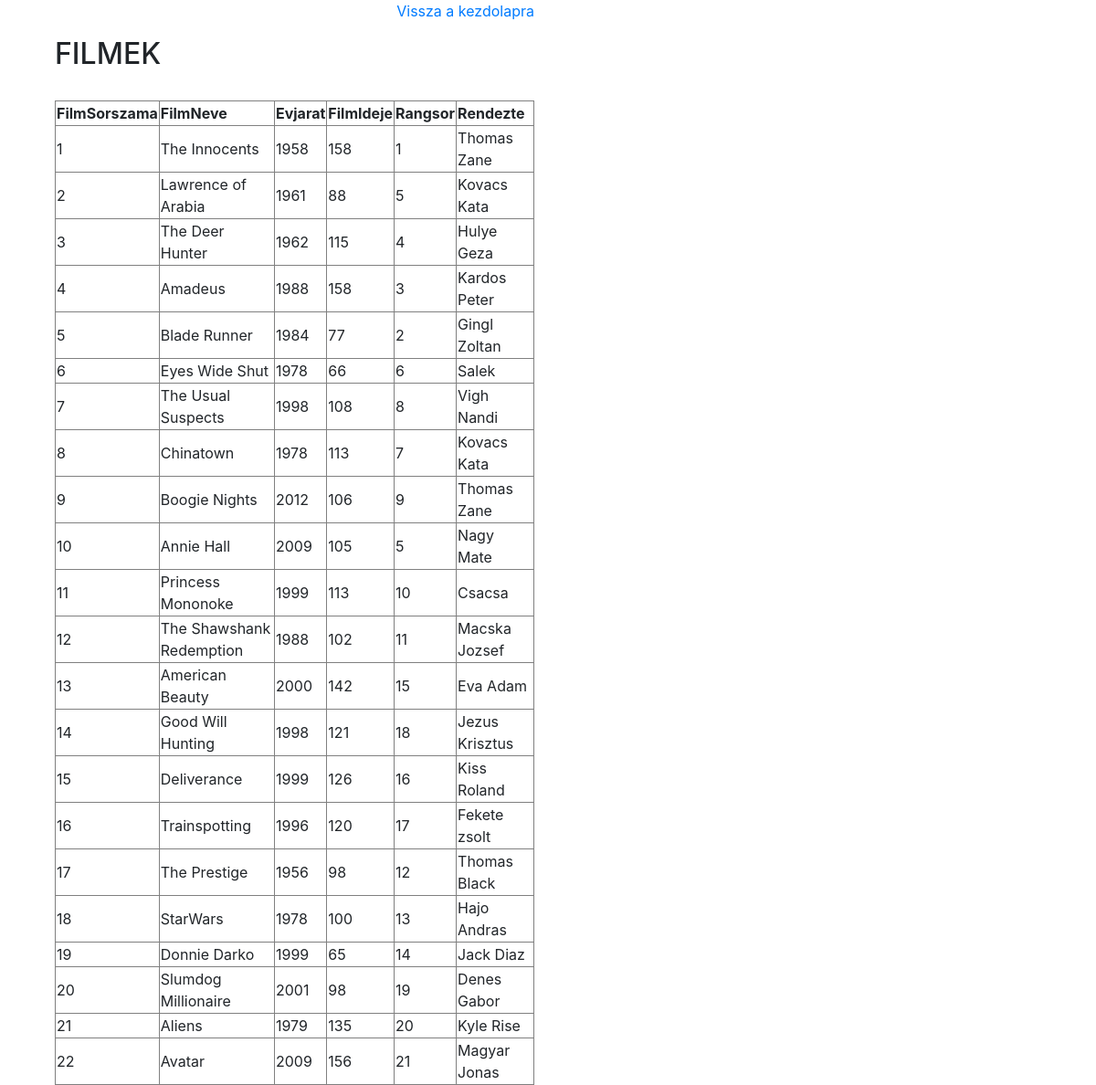
Screenshot of /pages/filmek.php with the database file from the repository.
### tables this page shows
CREATE TABLE `filmek` (
  `film_id` int(12) NOT NULL,
  `film_nev` varchar(50) DEFAULT NULL,
  `ev` int(20) DEFAULT NULL,
  `film_ido` int(25) DEFAULT NULL,
  `rang` int(20) DEFAULT NULL,
  `rendezo` varchar(50) DEFAULT NULL
);

### pages/filmek.php (the view, shortened to what this page needs)
<?php include "db.php"; ?>
<?php
$query = "SELECT * FROM filmek ";
$result =  mysqli_query($connection, $query);
?>
<!DOCTYPE html>
<html lang="en">
<head>
    <link rel="stylesheet" href="https://stackpath.bootstrapcdn.com/bootstrap/4.3.1/css/bootstrap.min.css">
</head>
<body>
<div class="container">
    <div class="col-sm-6">
        <div align="right">
        <p><a href="/salek/pages/kezdolap.php">Vissza a kezdolapra</a></p>
        </div>
        <h2>FILMEK</h2>
        <br>
        <?php
        echo '<table border=1>';
        echo '<tr>';
        echo '<th>FilmSorszama</th>';
        echo '<th>FilmNeve</th>';
        echo '<th>Evjarat</th>';
        echo '<th>FilmIdeje</th>';
        echo '<th>Rangsor</th>';
        echo '<th>Rendezte</th>';
        echo '</tr>';
        while ( ($current_row = mysqli_fetch_assoc($result))!= null) {
            echo '<tr>';
            echo '<td>' . $current_row["film_id"] . '</td>';
            echo '<td>' . $current_row["film_nev"] . '</td>';
            echo '<td>' . $current_row["ev"] . '</td>';
            echo '<td>' . $current_row["film_ido"] . '</td>';
            echo '<td>' . $current_row["rang"] . '</td>';
            echo '<td>' . $current_row["rendezo"] . '</td>';
            echo '</tr>';
        }
        echo '</table>';
        ?>
    </div>
</div>
</body>
</html>

### rows the page displays
filmek: film_id "1", film_nev "The Innocents", ev "1958", film_ido "158", rang "1", rendezo "Thomas Zane"
filmek: film_id "2", film_nev "Lawrence of Arabia", ev "1961", film_ido "88", rang "5", rendezo "Kovacs Kata"
filmek: film_id "3", film_nev "The Deer Hunter", ev "1962", film_ido "115", rang "4", rendezo "Hulye Geza"
filmek: film_id "4", film_nev "Amadeus", ev "1988", film_ido "158", rang "3", rendezo "Kardos Peter"
filmek: film_id "5", film_nev "Blade Runner", ev "1984", film_ido "77", rang "2", rendezo "Gingl Zoltan"
filmek: film_id "6", film_nev "Eyes Wide Shut", ev "1978", film_ido "66", rang "6", rendezo "Salek"
filmek: film_id "7", film_nev "The Usual Suspects", ev "1998", film_ido "108", rang "8", rendezo "Vigh Nandi"
filmek: film_id "8", film_nev "Chinatown", ev "1978", film_ido "113", rang "7", rendezo "Kovacs Kata"
filmek: film_id "9", film_nev "Boogie Nights", ev "2012", film_ido "106", rang "9", rendezo "Thomas Zane"
filmek: film_id "10", film_nev "Annie Hall", ev "2009", film_ido "105", rang "5", rendezo "Nagy Mate"
filmek: film_id "11", film_nev "Princess Mononoke", ev "1999", film_ido "113", rang "10", rendezo "Csacsa"
filmek: film_id "12", film_nev "The Shawshank Redemption", ev "1988", film_ido "102", rang "11", rendezo "Macska Jozsef"
filmek: film_id "13", film_nev "American Beauty", ev "2000", film_ido "142", rang "15", rendezo "Eva Adam"
filmek: film_id "14", film_nev "Good Will Hunting", ev "1998", film_ido "121", rang "18", rendezo "Jezus Krisztus"
filmek: film_id "15", film_nev "Deliverance", ev "1999", film_ido "126", rang "16", rendezo "Kiss Roland"
filmek: film_id "16", film_nev "Trainspotting", ev "1996", film_ido "120", rang "17", rendezo "Fekete zsolt"
filmek: film_id "17", film_nev "The Prestige", ev "1956", film_ido "98", rang "12", rendezo "Thomas Black"
filmek: film_id "18", film_nev "StarWars", ev "1978", film_ido "100", rang "13", rendezo "Hajo Andras"
filmek: film_id "19", film_nev "Donnie Darko", ev "1999", film_ido "65", rang "14", rendezo "Jack Diaz"
filmek: film_id "20", film_nev "Slumdog Millionaire", ev "2001", film_ido "98", rang "19", rendezo "Denes Gabor"
filmek: film_id "21", film_nev "Aliens", ev "1979", film_ido "135", rang "20", rendezo "Kyle Rise"
filmek: film_id "22", film_nev "Avatar", ev "2009", film_ido "156", rang "21", rendezo "Magyar Jonas"
